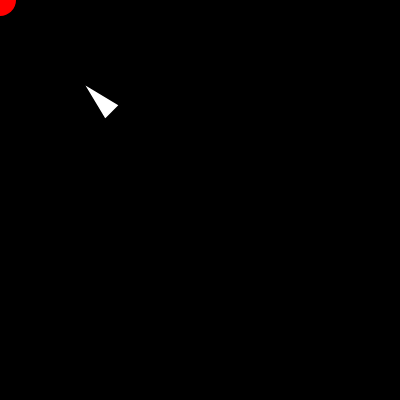
Frame 1 (no input)
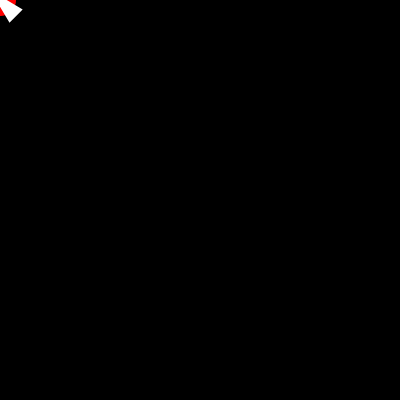
Frame 60 (no input)
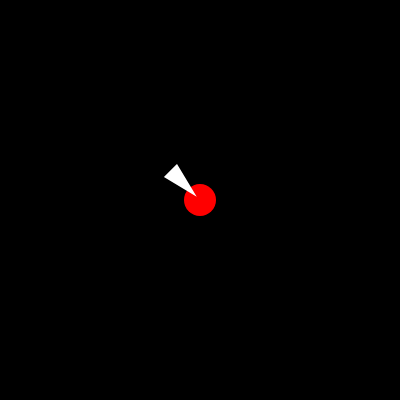
Frame 120 (the mouse pressed at the canvas centre since frame 60)

The p5.js sketch that drew these frames (run headless with seeded random() and noise() and a simulated clock; from frame 60 on, the mouse is pressed at the canvas centre):

// p5.js sketch
// ── sketch.js
// Arrive
// The Nature of Code
// The Coding Train / Daniel Shiffman
// https://youtu.be/OxHJ-o_bbzs
// https://thecodingtrain.com/learning/nature-of-code/5.4-arrive.html
// https://editor.p5js.org/codingtrain/sketches/1eUnUQnwB

let vehicle;

function setup() {
  createCanvas(400, 400);
  vehicle = new Vehicle(100, 100);
}

function draw() {
  background(0);

  let target = createVector(mouseX, mouseY);
  fill(255, 0, 0);
  noStroke();
  ellipse(target.x, target.y, 32);

  let steering = vehicle.arrive(target);
  vehicle.applyForce(steering);
  vehicle.update();
  vehicle.show();
}

// ── vehicle.js
// Arrive
// The Nature of Code
// The Coding Train / Daniel Shiffman
// https://youtu.be/OxHJ-o_bbzs
// https://thecodingtrain.com/learning/nature-of-code/5.4-arrive.html
// https://editor.p5js.org/codingtrain/sketches/1eUnUQnwB

class Vehicle {
  constructor(x, y) {
    this.pos = createVector(x, y);
    this.vel = createVector(0, 0);
    this.acc = createVector(0, 0);
    this.maxSpeed = 6;
    this.maxForce = 0.4;
    this.r = 16;
  }

  evade(vehicle) {
    let pursuit = this.pursue(vehicle);
    pursuit.mult(-1);
    return pursuit;
  }

  pursue(vehicle) {
    let target = vehicle.pos.copy();
    let prediction = vehicle.vel.copy();
    prediction.mult(10);
    target.add(prediction);
    fill(0, 255, 0);
    circle(target.x, target.y, 16);
    return this.seek(target);
  }

  arrive(target) {
    // 2nd argument true enables the arrival behavior
    return this.seek(target, true);
  }

  flee(target) {
    return this.seek(target).mult(-1);
  }

  seek(target, arrival = false) {
    let force = p5.Vector.sub(target, this.pos);
    let desiredSpeed = this.maxSpeed;
    if (arrival) {
      let slowRadius = 100;
      let distance = force.mag();
      if (distance < slowRadius) {
        desiredSpeed = map(distance, 0, slowRadius, 0, this.maxSpeed);
      }
    }
    force.setMag(desiredSpeed);
    force.sub(this.vel);
    force.limit(this.maxForce);
    return force;
  }

  applyForce(force) {
    this.acc.add(force);
  }

  update() {
    this.vel.add(this.acc);
    this.vel.limit(this.maxSpeed);
    this.pos.add(this.vel);
    this.acc.set(0, 0);
  }

  show() {
    stroke(255);
    strokeWeight(2);
    fill(255);
    push();
    translate(this.pos.x, this.pos.y);
    rotate(this.vel.heading());
    triangle(-this.r, -this.r / 2, -this.r, this.r / 2, this.r, 0);
    pop();
  }

  edges() {
    if (this.pos.x > width + this.r) {
      this.pos.x = -this.r;
    } else if (this.pos.x < -this.r) {
      this.pos.x = width + this.r;
    }
    if (this.pos.y > height + this.r) {
      this.pos.y = -this.r;
    } else if (this.pos.y < -this.r) {
      this.pos.y = height + this.r;
    }
  }
}

class Target extends Vehicle {
  constructor(x, y) {
    super(x, y);
    this.vel = p5.Vector.random2D();
    this.vel.mult(5);
  }

  show() {
    stroke(255);
    strokeWeight(2);
    fill("#F063A4");
    push();
    translate(this.pos.x, this.pos.y);
    circle(0, 0, this.r * 2);
    pop();
  }
}
